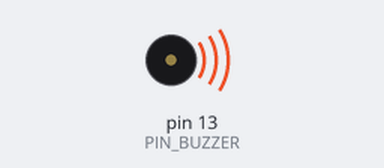
A sketch run on a simulated Arduino Uno, built with avr-gcc and run on an emulated ATmega328P. On the bench: buzzer (waves = sounding). What the sketch prints to the serial monitor is not drawn.

Above: at 0.1 s.
At 0.7 s:
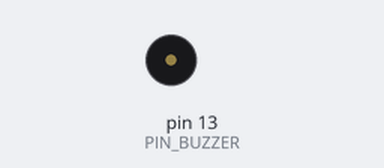
Timing chart, 0 to 2.2 s (numbered marks = the images above):
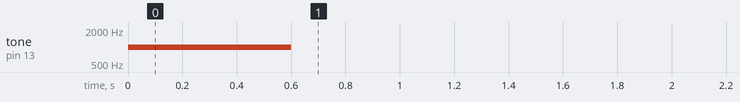

The sketch:

test_center_link.ino
```cpp
// ====================================================================================================
// TEST CODE (not final) | board: CENTER | checks the forklift link (module B on D0/D1) both ways with a buzzer on D13; do not use as the final program
// ====================================================================================================
/*
 * test_center_link.ino  -  센터 쪽 지게차 링크 시험 (양방향). 폰 모듈과 SoftwareSerial 은 쓰지 않는다.
 * 보드: UNO (센터). 모듈 B (지게차 링크용 HC-05 마스터) = 하드웨어 시리얼 D0 (모듈 TXD) / D1 (모듈 RXD), 9600.
 * 알림: 센터 부저 D13 (사용자가 "13번"이라고 답함, 2026-11-26). 수동/능동 부저인지는 미확인: tone() 을 쓴다.
 * 짝: 지게차에는 tests/test_forklift_board_hardware/test_forklift_link.ino 를 올린다 (2초마다 'w' 를 보내고, 받은 글자마다 짧은 삐).
 *
 * [D2/D3 모드] LINK_ON_D2_D3 = true 로 바꾸면 모듈 B 를 설정 툴과 같은 배선 (모듈 TXD -> D2, 모듈 RXD -> D3, EN 은 뗌) 에서 SoftwareSerial 로 시험한다.
 *   설정 툴에서 이 배선으로 AT 응답이 왔으므로, D2/D3 모드에서는 되고 D0/D1 모드에서만 안 되면 센터 보드의 D0/D1 쪽 (배선/USB) 이 원인이다. 폰 모듈은 D2/D3 에서 빼 둔다.
 * [쓰는 법] 업로드 때는 모듈 B 선(D0/D1)을 빼고, 업로드 뒤 다시 꽂는다. 가능하면 USB 대신 어댑터/배터리 전원으로 켠다 (D0/D1 이 USB 통신과 같은 선).
 *   1) 센터 전원을 켜면 센터 부저 긴 삐 1번 = 스케치가 돌고 있다
 *   2) 센터 -> 지게차: SEND_PERIOD_MS 마다 '1' 을 보낸다 (센터는 소리 없음). 지게차가 2초마다 짧게 삐 하면 이 방향이 된다.
 *   3) 지게차 -> 센터: 글자를 하나 받을 때마다 센터 부저가 짧게 삐 (높은 소리). 지게차는 2초마다 'w' 를 보내므로 센터가 2초마다 울리면 이 방향이 된다.
 *
 * [표기 규칙]  ◆ NEW : 새로 작성  /  ?? TODO ?? : 사용자 확인 전 임시값
 */

#include <SoftwareSerial.h>  // Arduino 내장 라이브러리 (D2/D3 모드에서만 사용)

// ---------------- 핀맵 ----------------
const uint8_t PIN_BUZZER = 13;   // 센터 부저 (사용자 답 "13번")
const bool    LINK_ON_D2_D3 = false;   // false = 모듈 B 를 D0/D1 (final 과 같음), true = D2(모듈 TXD)/D3(모듈 RXD)
const uint8_t PIN_SOFT_RX = 2;   // 모듈 TXD 연결 (D2/D3 모드)
const uint8_t PIN_SOFT_TX = 3;   // 모듈 RXD 연결 (D2/D3 모드, 분압)

// ---------------- 상수 ----------------
const long          LINK_BAUD      = 9600;     // final 의 LINK_BAUD 와 같음
const unsigned long SEND_PERIOD_MS = 2000UL;   // ?? TODO ?? 시험용 임시값
const unsigned int  BOOT_HZ        = 1000;     // ?? TODO ?? 시험용 임시값
const unsigned int  RX_HZ          = 3000;     // ?? TODO ?? 시험용 임시값 (지게차 부저와 구분되게 높은 소리)
const char          SEND_CHAR      = '1';      // 지게차 시험 스케치는 어떤 글자든 삐 한다

// ---------------- 하드웨어 함수 ----------------
void buzzerBeep(unsigned int frequency, unsigned long ms) {  // ◆ NEW: 소리가 끝날 때까지 기다림
  tone(PIN_BUZZER, frequency, ms);
  delay(ms);
}

// ====================================================================================================
// SERIAL TEST SECTION  (module B is on the hardware Serial D0/D1; there is no USB monitor)
// ====================================================================================================
unsigned long lastSendMs = 0;
SoftwareSerial softLink(PIN_SOFT_RX, PIN_SOFT_TX);  // (rx, tx)
Stream &link = LINK_ON_D2_D3 ? (Stream &)softLink : (Stream &)Serial;

void setup() {
  pinMode(PIN_BUZZER, OUTPUT);
  if (LINK_ON_D2_D3) softLink.begin(LINK_BAUD);
  else Serial.begin(LINK_BAUD);
  buzzerBeep(BOOT_HZ, 600);          // 긴 삐 = 스케치가 돌고 있다
}

void loop() {
  while (link.available() > 0) {   // 지게차 -> 센터: 받은 글자 하나당 짧은 삐
    link.read();
    buzzerBeep(RX_HZ, 80);
    delay(80);
  }
  if (millis() - lastSendMs >= SEND_PERIOD_MS) {   // 센터 -> 지게차 (소리 없음)
    lastSendMs = millis();
    link.write(SEND_CHAR);
  }
}
```
